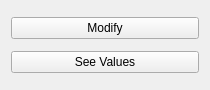
<?xml version="1.0" encoding="UTF-8"?>
<ui version="4.0">
 <class>Widget</class>
 <widget class="QWidget" name="Widget">
  <property name="geometry">
   <rect>
    <x>0</x>
    <y>0</y>
    <width>210</width>
    <height>90</height>
   </rect>
  </property>
  <property name="windowTitle">
   <string>Widget</string>
  </property>
  <layout class="QVBoxLayout" name="verticalLayout">
   <item>
    <widget class="QPushButton" name="modify_pushButton">
     <property name="text">
      <string>Modify</string>
     </property>
    </widget>
   </item>
   <item>
    <widget class="QPushButton" name="seeValue_pushButton">
     <property name="text">
      <string>See Values</string>
     </property>
    </widget>
   </item>
  </layout>
 </widget>
 <resources/>
 <connections/>
</ui>
